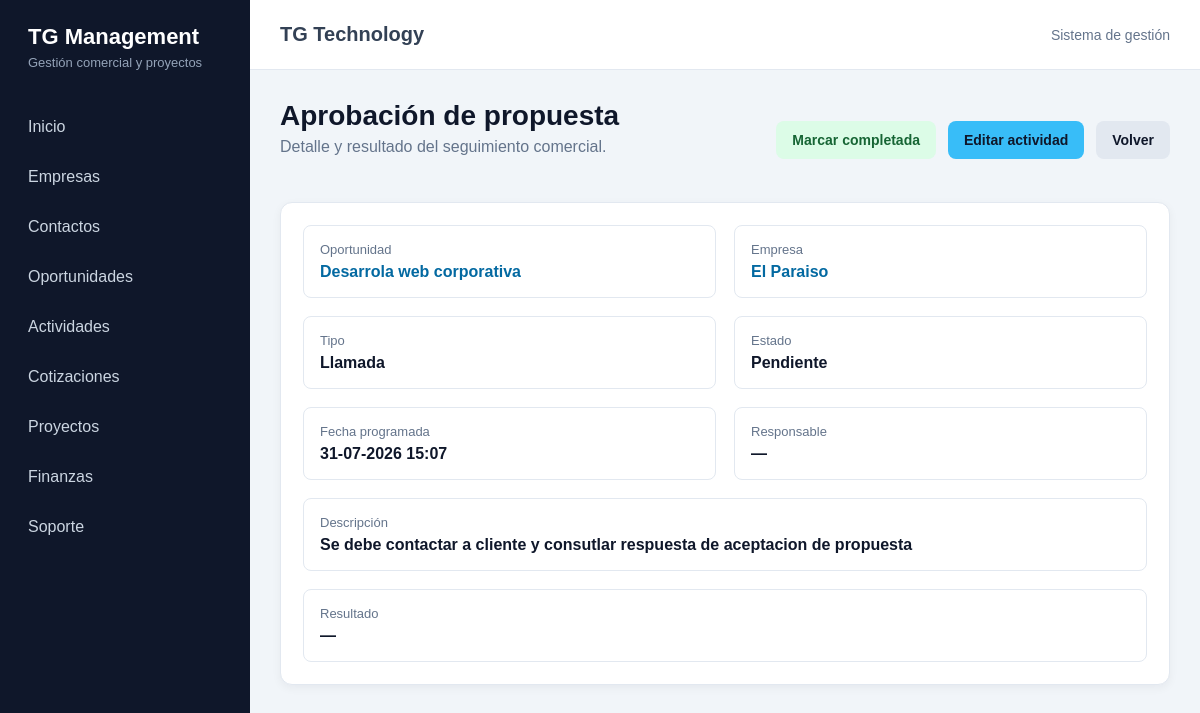
/crm/actividades/1/, run on an earlier commit of the app's database.
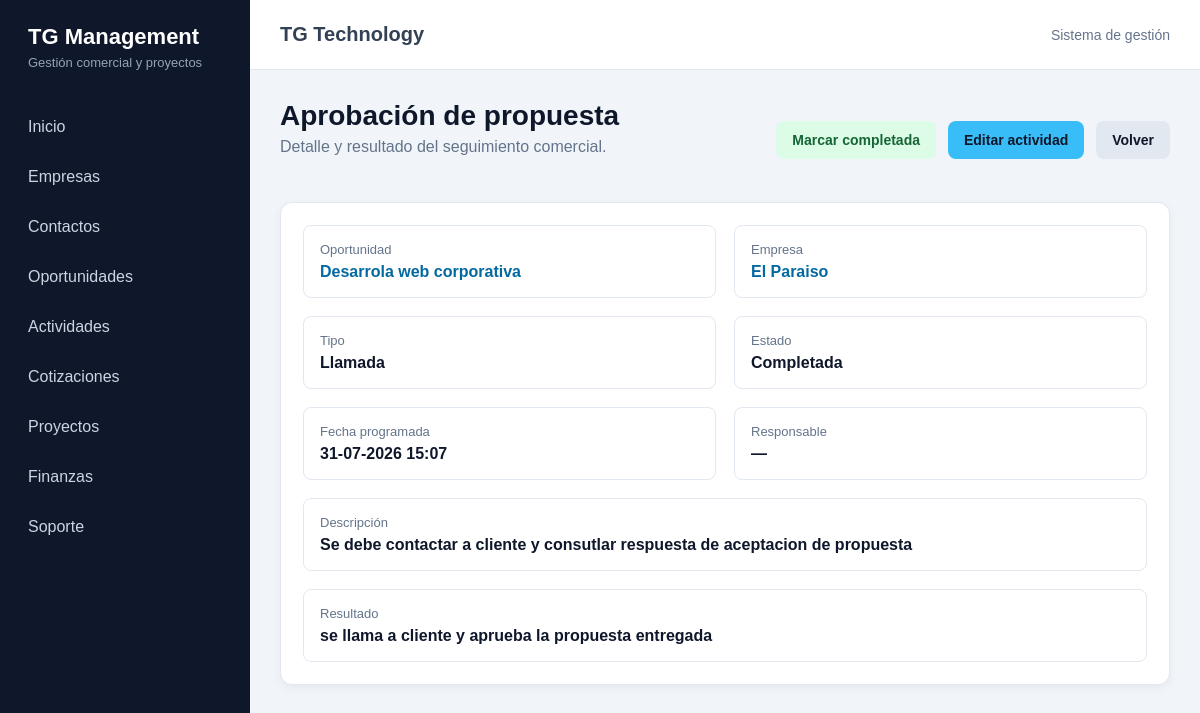
And on a later commit of the database.
### crm/models.py (models this page shows, shortened)
class Actividad(models.Model):
    class TipoActividad(models.TextChoices):
        LLAMADA = "LLAMADA", "Llamada"
        CORREO = "CORREO", "Correo electrónico"
        REUNION = "REUNION", "Reunión"
        TAREA = "TAREA", "Tarea"
        WHATSAPP = "WHATSAPP", "WhatsApp"
        OTRO = "OTRO", "Otro"
    class EstadoActividad(models.TextChoices):
        PENDIENTE = "PENDIENTE", "Pendiente"
        COMPLETADA = "COMPLETADA", "Completada"
        CANCELADA = "CANCELADA", "Cancelada"
    oportunidad = models.ForeignKey(
        Oportunidad,
        verbose_name="Oportunidad",
        on_delete=models.CASCADE,
        related_name="actividades",
    )
    tipo = models.CharField(
        "Tipo de actividad",
        max_length=20,
        choices=TipoActividad.choices,
        default=TipoActividad.TAREA,
    )
    asunto = models.CharField(
        "Asunto",
        max_length=200,
    )
    descripcion = models.TextField(
        "Descripción",
        blank=True,
    )
    fecha_programada = models.DateTimeField(
        "Fecha programada",
    )
    estado = models.CharField(
        "Estado",
        max_length=20,
        choices=EstadoActividad.choices,
        default=EstadoActividad.PENDIENTE,
    )
    responsable = models.ForeignKey(
        settings.AUTH_USER_MODEL,
        verbose_name="Responsable",
        on_delete=models.SET_NULL,
        null=True,
        blank=True,
        related_name="actividades_asignadas",
    )
    resultado = models.TextField(
        "Resultado",
        blank=True,
    )
    fecha_creacion = models.DateTimeField(
        "Fecha de creación",
        auto_now_add=True,
    )
    fecha_actualizacion = models.DateTimeField(
        "Última actualización",
        auto_now=True,
    )
    class Meta:
        verbose_name = "Actividad"
        verbose_name_plural = "Actividades"
        ordering = ["fecha_programada","-fecha_creacion",]

class Oportunidad(models.Model):
    class Etapa(models.TextChoices):
        NUEVA = "NUEVA", "Nueva"
        CONTACTADA = "CONTACTADA", "Contactada"
        REQUERIMIENTOS = "REQUERIMIENTOS", "Levantamiento de requerimientos"
        PROPUESTA = "PROPUESTA", "Propuesta enviada"
        NEGOCIACION = "NEGOCIACION", "Negociación"
        GANADA = "GANADA", "Ganada"
        PERDIDA = "PERDIDA", "Perdida"
        PAUSADA = "PAUSADA", "Pausada"
    class Prioridad(models.TextChoices):
        BAJA = "BAJA", "Baja"
        MEDIA = "MEDIA", "Media"
        ALTA = "ALTA", "Alta"
        URGENTE = "URGENTE", "Urgente"
    titulo = models.CharField(
        "Nombre de la oportunidad",
        max_length=200,
    )
    empresa = models.ForeignKey(
        Empresa,
        verbose_name="Empresa",
        on_delete=models.PROTECT,
        related_name="oportunidades",
    )
    contacto = models.ForeignKey(
        Contacto,
        verbose_name="Contacto",
        on_delete=models.SET_NULL,
        null=True,
        blank=True,
        related_name="oportunidades",
    )
    descripcion = models.TextField(
        "Descripción",
        blank=True,
    )
    servicio_interes = models.CharField(
        "Servicio de interés",
        max_length=150,
        blank=True,
    )
    etapa = models.CharField(
        "Etapa",
        max_length=30,
        choices=Etapa.choices,
        default=Etapa.NUEVA,
    )
    prioridad = models.CharField(
        "Prioridad",
        max_length=20,
        choices=Prioridad.choices,
        default=Prioridad.MEDIA,
    )
    valor_estimado = models.DecimalField(
        "Valor estimado",
        max_digits=14,
        decimal_places=2,
        default=0,
    )
    probabilidad = models.PositiveSmallIntegerField(
        "Probabilidad de cierre (%)",
        default=10,
    )
    fecha_estimada_cierre = models.DateField(
        "Fecha estimada de cierre",
        null=True,
        blank=True,
    )
    motivo_perdida = models.TextField(
        "Motivo de pérdida",
        blank=True,
    )
    responsable = models.ForeignKey(
        settings.AUTH_USER_MODEL,
        verbose_name="Responsable",
        on_delete=models.SET_NULL,
        null=True,
        blank=True,
        related_name="oportunidades_asignadas",
    )
    fecha_creacion = models.DateTimeField(
        "Fecha de creación",
        auto_now_add=True,
    )
    fecha_actualizacion = models.DateTimeField(
        "Última actualización",
        auto_now=True,
    )
    class Meta:
        verbose_name = "Oportunidad"
        verbose_name_plural = "Oportunidades"
        ordering = ["-fecha_creacion"]

class Empresa(models.Model):
    class TipoEmpresa(models.TextChoices):
        PROSPECTO = "PROSPECTO", "Prospecto"
        CLIENTE = "CLIENTE", "Cliente"
        PROVEEDOR = "PROVEEDOR", "Proveedor"
        PARTNER = "PARTNER", "Partner"
    class EstadoEmpresa(models.TextChoices):
        ACTIVA = "ACTIVA", "Activa"
        INACTIVA = "INACTIVA", "Inactiva"
    razon_social = models.CharField(
        "Razón social",
        max_length=200,
    )
    nombre_fantasia = models.CharField(
        "Nombre de fantasía",
        max_length=200,
        blank=True,
    )
    rut = models.CharField(
        "RUT",
        max_length=20,
        blank=True,
        unique=True,
        null=True,
    )
    tipo = models.CharField(
        "Tipo de empresa",
        max_length=20,
        choices=TipoEmpresa.choices,
        default=TipoEmpresa.PROSPECTO,
    )
    rubro = models.CharField(
        "Rubro",
        max_length=150,
        blank=True,
    )
    sitio_web = models.URLField(
        "Sitio web",
        blank=True,
    )
    telefono = models.CharField(
        "Teléfono",
        max_length=30,
        blank=True,
    )
    email = models.EmailField(
        "Correo electrónico",
        blank=True,
    )
    direccion = models.CharField(
        "Dirección",
        max_length=250,
        blank=True,
    )
    comuna = models.CharField(
        "Comuna",
        max_length=100,
        blank=True,
    )
    region = models.CharField(
        "Región",
        max_length=100,
        blank=True,
    )
    estado = models.CharField(
        "Estado",
        max_length=20,
        choices=EstadoEmpresa.choices,
        default=EstadoEmpresa.ACTIVA,
    )
    observaciones = models.TextField(
        "Observaciones",
        blank=True,
    )
    creado_por = models.ForeignKey(
        settings.AUTH_USER_MODEL,
        verbose_name="Creado por",
        on_delete=models.SET_NULL,
        null=True,
        blank=True,
        related_name="empresas_creadas",
    )
    fecha_creacion = models.DateTimeField(
        "Fecha de creación",
        auto_now_add=True,
    )
    fecha_actualizacion = models.DateTimeField(
        "Última actualización",
        auto_now=True,
    )
    class Meta:
        verbose_name = "Empresa"
        verbose_name_plural = "Empresas"
        ordering = ["razon_social"]
    def __str__(self):
        return self.nombre_fantasia or self.razon_social

### crm/views.py (the view)
def actividad_detalle(request, pk):
    actividad = get_object_or_404(
        Actividad.objects.select_related(
            "oportunidad",
            "oportunidad__empresa",
            "oportunidad__contacto",
            "responsable",
        ),
        pk=pk,
    )
    contexto = {
        "actividad": actividad,
    }
    return render(
        request,
        "crm/actividad_detalle.html",
        contexto,
    )

### crm/templates/crm/actividad_detalle.html (shortened to what this page needs)
{% extends "core/base.html" %}
{% block content %}
    <div class="acciones">
        <div class="encabezado-pagina">
            <h1>{{ actividad.asunto }}</h1>
            <p>
                Detalle y resultado del seguimiento comercial.
            </p>
        </div>
        <div class="grupo-botones">
            {% if actividad.estado != "Completada" %}
                <form
                    method="post"
                    action="{% url 'crm:actividad_completar' actividad.pk %}"
                    class="formulario-inline"
                >
                    <button
                        type="submit"
                        class="boton boton-exito"
                    >
                        Marcar completada
                    </button>
                </form>
            {% endif %}
            <a
                href="{% url 'crm:actividad_editar' actividad.pk %}"
                class="boton"
            >
                Editar actividad
            </a>
            <a
                href="{% url 'crm:actividad_lista' %}"
                class="boton boton-secundario"
            >
                Volver
            </a>
        </div>
    </div>
    <div class="panel">
        <div class="detalle-grid">
            <div class="detalle-item">
                <p>Oportunidad</p>
                <strong>
                    <a
                        href="{% url 'crm:oportunidad_detalle' actividad.oportunidad.pk %}"
                        class="enlace-tabla"
                    >
                        {{ actividad.oportunidad.titulo }}
                    </a>
                </strong>
            </div>
            <div class="detalle-item">
                <p>Empresa</p>
                <strong>
                    <a
                        href="{% url 'crm:empresa_detalle' actividad.oportunidad.empresa.pk %}"
                        class="enlace-tabla"
                    >
                        {{ actividad.oportunidad.empresa }}
                    </a>
                </strong>
            </div>
            <div class="detalle-item">
                <p>Tipo</p>
                <strong>{{ actividad.get_tipo_display }}</strong>
            </div>
            <div class="detalle-item">
                <p>Estado</p>
                <strong>{{ actividad.get_estado_display }}</strong>
            </div>
            <div class="detalle-item">
                <p>Fecha programada</p>
                <strong>
                    {{ actividad.fecha_programada|date:"d-m-Y H:i" }}
                </strong>
            </div>
            <div class="detalle-item">
                <p>Responsable</p>
                <strong>
                    {{ actividad.responsable|default:"—" }}
                </strong>
            </div>
            <div class="detalle-item campo-completo">
                <p>Descripción</p>
                <strong>
                    {{ actividad.descripcion|default:"—"|linebreaksbr }}
                </strong>
            </div>
            <div class="detalle-item campo-completo">
                <p>Resultado</p>
                <strong>
                    {{ actividad.resultado|default:"—"|linebreaksbr }}
                </strong>
            </div>
        </div>
    </div>
{% endblock %}

What changed in the data, as far as the page shows it:
changed Actividad "Aprobación de propuesta": estado "Pendiente" → "Completada"; resultado "—" → "se llama a cliente y aprueba la propuesta entregada"
